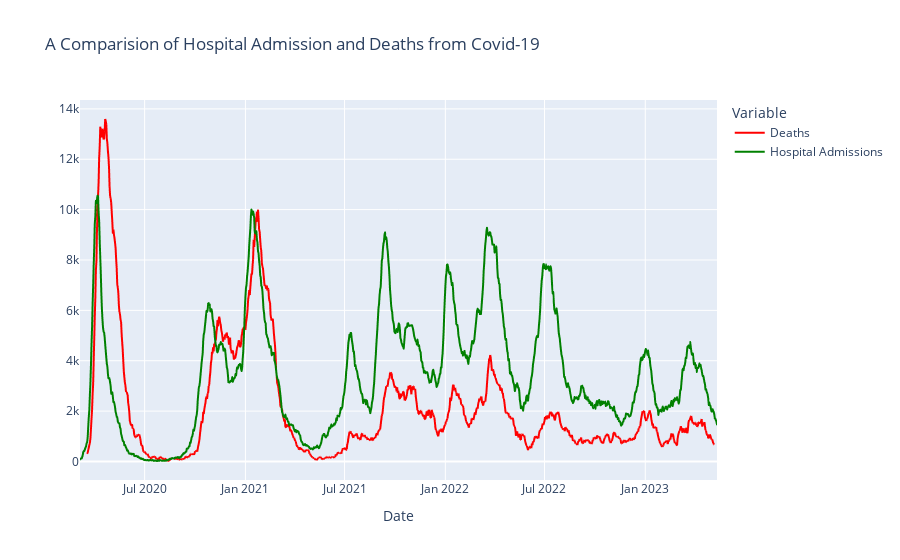

The notebook cell saved with this chart:
### Code cell
# Plotting the line plot 
fig = px.line(hospital_admission, x='DateTime', y=['Deaths','Hospital Admissions'],
              labels={"value": "Deaths", "variable": "Variable"},
              title="A Comparision of Hospital Admission and Deaths from Covid-19")

fig.update_traces(marker=dict(size=2), line=dict(width=2), selector=dict(type='scatter', mode='lines'))
fig.update_layout(xaxis_title="Date", yaxis_title="")
fig.update_traces(overwrite=True, marker=dict(size=2))

# Assigning colors for each line separately
colors = ['red','green']
for i, color in enumerate(colors):
    fig.data[i].line.color = color

fig.show()

### Figure 1 — Plotly figure (JSON) as saved in the notebook; plotly's stock layout.template omitted (floating-point values rounded to 4 significant figures; data arrays with more than 128 entries replaced by an {"elided": "..."} marker saying what was removed)
{"data": [{"hovertemplate": "Variable=Deaths<br>DateTime=%{x}<br>Deaths=%{y}<extra></extra>", "legendgroup": "Deaths", "line": {"color": "red", "dash": "solid"}, "marker": {"size": 2}, "mode": "lines", "name": "Deaths", "showlegend": true, "type": "scattergl", "x": {"elided": "1164 str values"}, "xaxis": "x", "y": {"elided": "1164 float values"}, "yaxis": "y"}, {"hovertemplate": "Variable=Hospital Admissions<br>DateTime=%{x}<br>Deaths=%{y}<extra></extra>", "legendgroup": "Hospital Admissions", "line": {"color": "green", "dash": "solid"}, "marker": {"size": 2}, "mode": "lines", "name": "Hospital Admissions", "showlegend": true, "type": "scattergl", "x": {"elided": "1164 str values"}, "xaxis": "x", "y": {"elided": "1164 float values"}, "yaxis": "y"}], "layout": {"legend": {"title": {"text": "Variable"}, "tracegroupgap": 0}, "title": {"text": "A Comparision of Hospital Admission and Deaths from Covid-19"}, "xaxis": {"anchor": "y", "domain": [0, 1], "title": {"text": "Date"}}, "yaxis": {"anchor": "x", "domain": [0, 1], "title": {"text": ""}}}}
